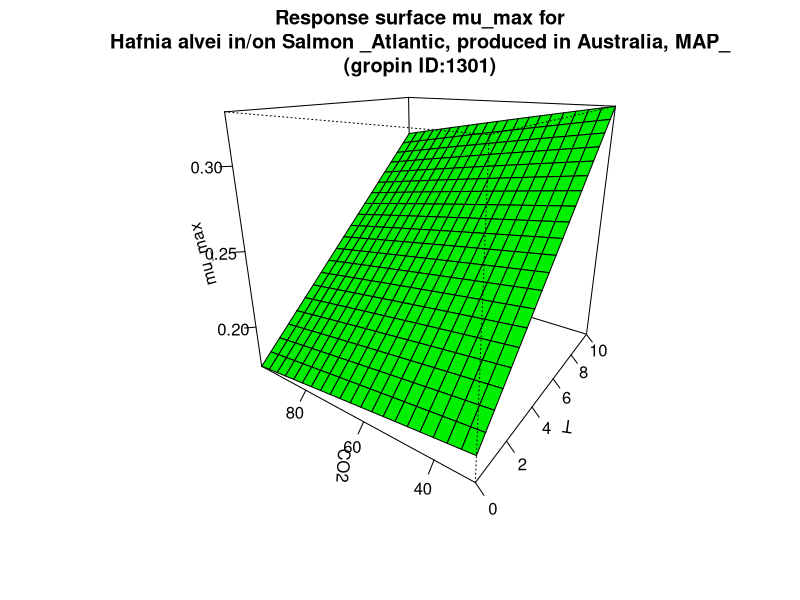

Here is the R script that generated this plot:
#############################
# start of Parameter script
#############################
T <- seq(0,10.01,length.out=21)
CO2 <- seq(29.97002997003,98.098,length.out=21)
#############################
# end of Parameter script
#############################
############################# 
# start of Model script Gropin ID 1301 
#############################
 
# constant coefficients for this model
 
variables <- data.frame(T,CO2)
argumentsPar <- expand.grid(variables)
 
# heart of the model
response_surface <- function(T,CO2) {
   mumax <-6.88*(10^-4)*(T+13.25)*sqrt(452-CO2)

return(mumax=mumax)
} 

# output parameters
mumax <- cbind(argumentsPar,response_surface(argumentsPar['T'],argumentsPar['CO2']))
colnames(mumax) <- c(colnames(argumentsPar),'mumax')
#############################
# End of Model script
#############################
############################# 
# start of Visualisation script Gropin ID 1301 
#############################
persp(T,CO2,matrix(unlist(mumax$mumax),nrow=21),col = 'green',xlab='T',ylab='CO2',zlab='mu_max',main='Response surface mu_max for
Hafnia alvei in/on Salmon _Atlantic, produced in Australia, MAP_
(gropin ID:1301)',theta=305,phi=20,shade=0.25,ticktype = 'detailed')
#############################
# End of Visualisation script
#############################
